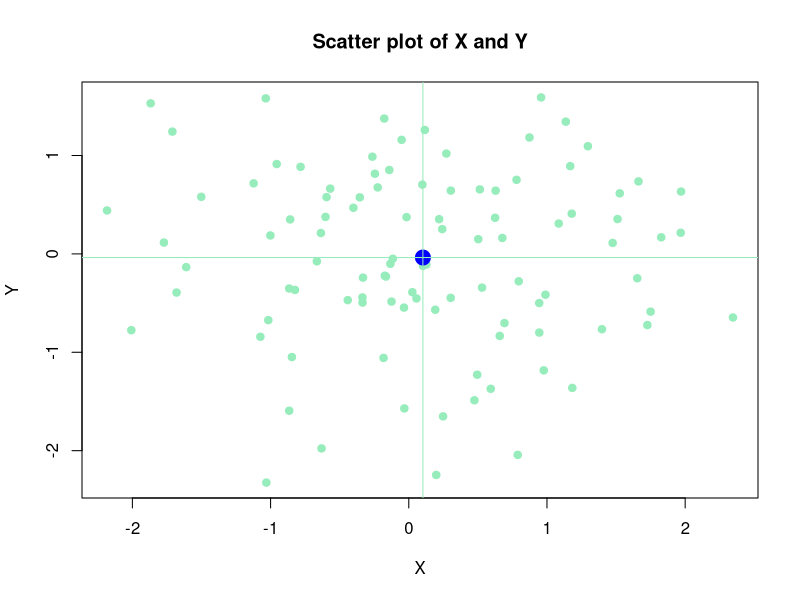
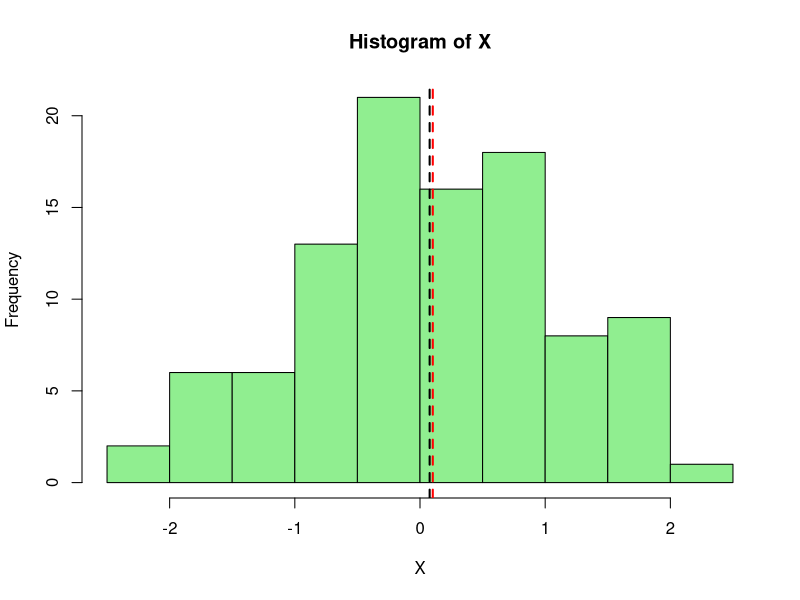
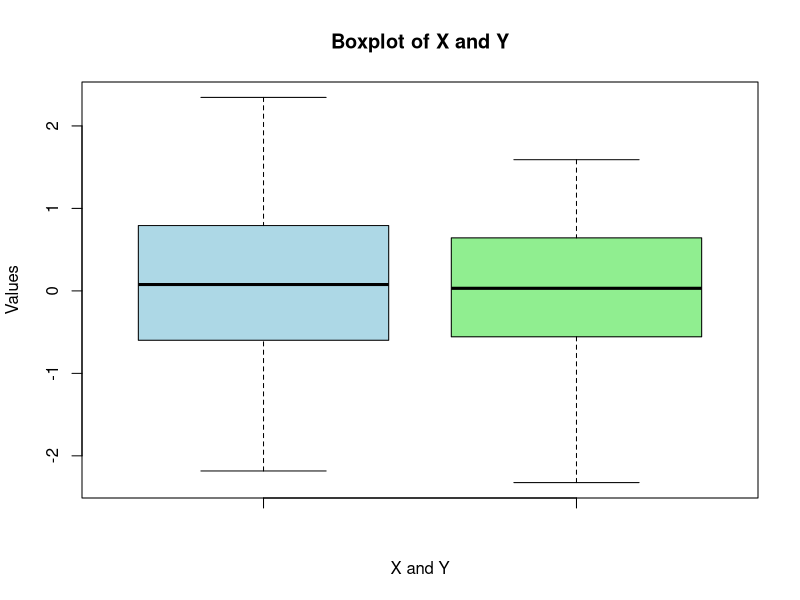
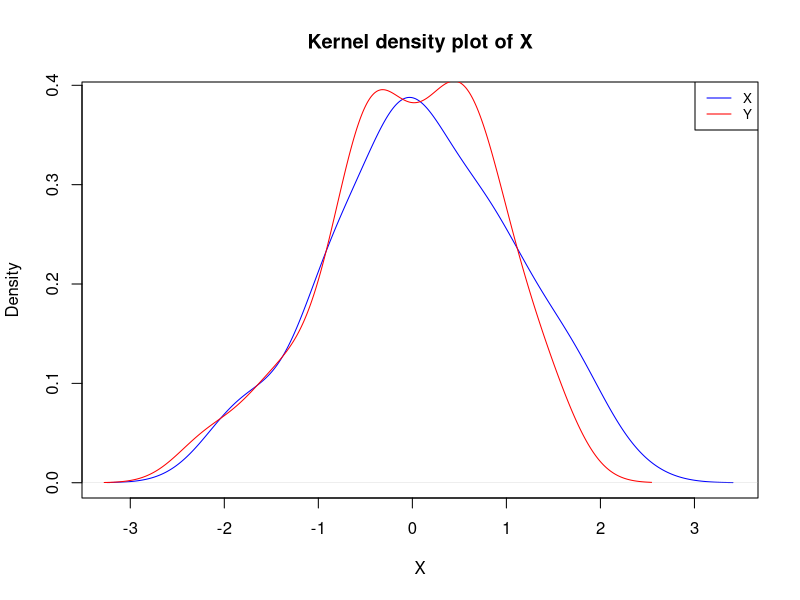
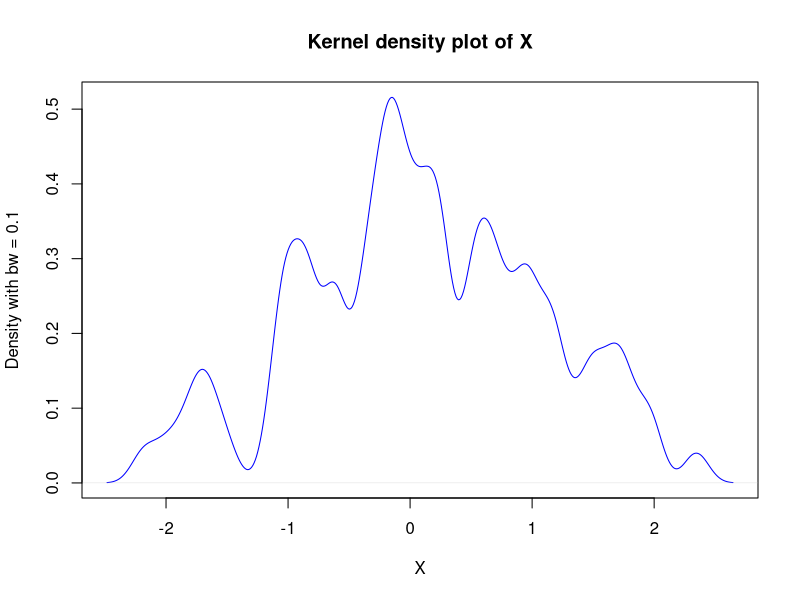
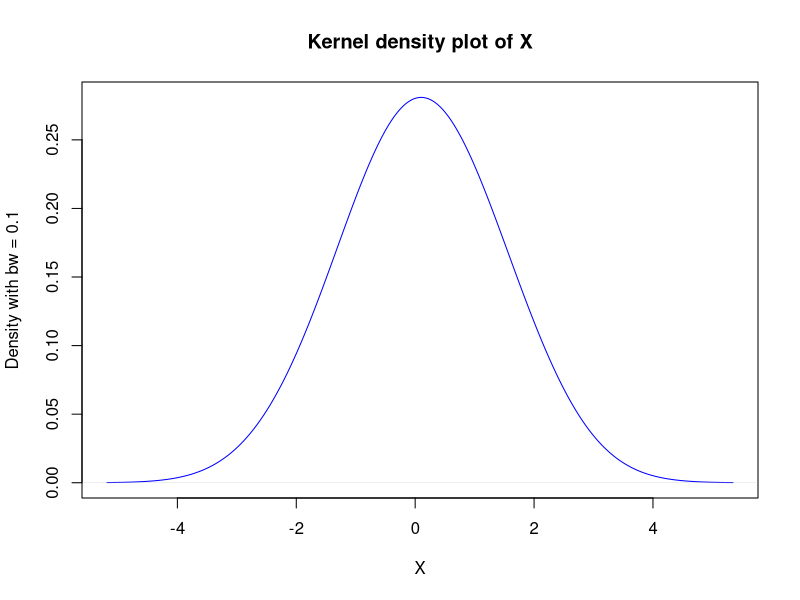
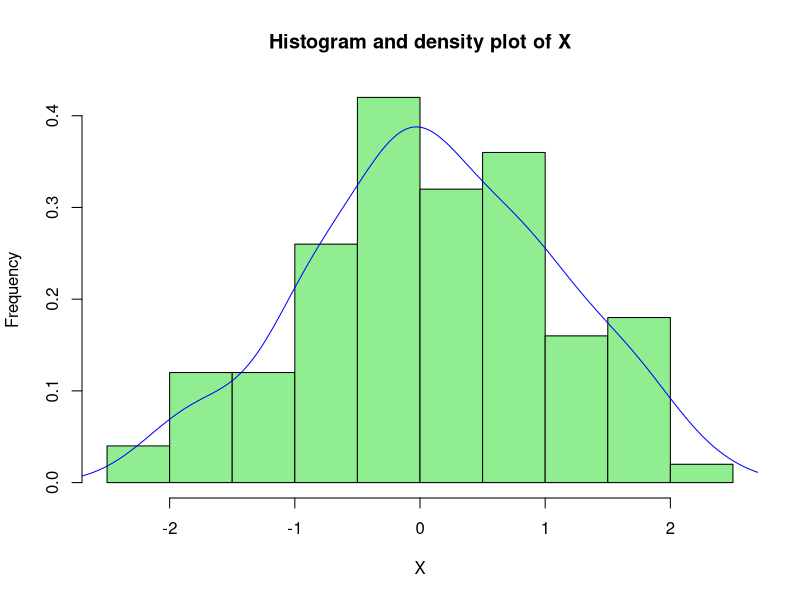

These figures' R source, in order:
# create random data to plot with different types of plots

x <- rnorm(100)
y <- rnorm(100)

# scatter plot

plot(x, y, col = "#97ecbc", pch = 19, cex = 1, main = "Scatter plot of X and Y", xlab = "X", ylab = "Y")

# Scatter plot with mean values for X and Y

x_mean <- mean(x)
y_mean <- mean(y)

# If we want to have the mean values in the scatter plot as a point
points(x_mean, y_mean, col = "blue", cex = 2, pch = 19)
# cex is the size of the point (default is 1)

# If we want to have horizontal and vertical lines to the mean values
abline(h = y_mean, col = "#97ecbc")
abline(v = x_mean, col = "#97ecbc")

# Histogram of X
hist(x, col = "lightgreen", main = "Histogram of X", xlab = "X", ylab = "Frequency")
abline(v = x_mean, col = "red", lty = 2, lwd = 2)
abline(v = median(x), col = "black", lty = 2, lwd = 2)

# Boxplot

boxplot(x, y, col = c("lightblue", "lightgreen"), main = "Boxplot of X and Y", xlab = "X and Y", ylab = "Values")

# Is just the graphical representation of the summary of the data
summary(x)
summary(y)

# Remember that the hist plot the relative frequencies, where relative stand for the proportion of the total data that is in each bin.


# Kernel density plot
# Likewise the histogram, but with a smooth line instead of bars, the goal is the same, understand the distribution of the data.

plot(density(x), col = "blue", main = "Kernel density plot of X", xlab = "X", ylab = "Density")
lines(density(y), col = "red")
# Add also the second density plot (line)
legend("topright", legend = c("X", "Y"), col = c("blue", "red"), lty = 1, cex = 0.8)

# the density plot has the bandwidth parameter that can be adjusted to change the smoothness of the line (default is 0.9)

plot(density(x, bw = 0.1), col = "blue", main = "Kernel density plot of X", xlab = "X", ylab = "Density with bw = 0.1")

plot(density(x, bw = 1), col = "blue", main = "Kernel density plot of X", xlab = "X", ylab = "Density with bw = 0.1")

# But what does it mean 1? Look at the formula on the slides.

# I want to have an histogram and a density plot in the same plot

hist(x, col = "lightgreen", main = "Histogram and density plot of X", xlab = "X", ylab = "Frequency", prob = TRUE)
lines(density(x), col = "blue")
